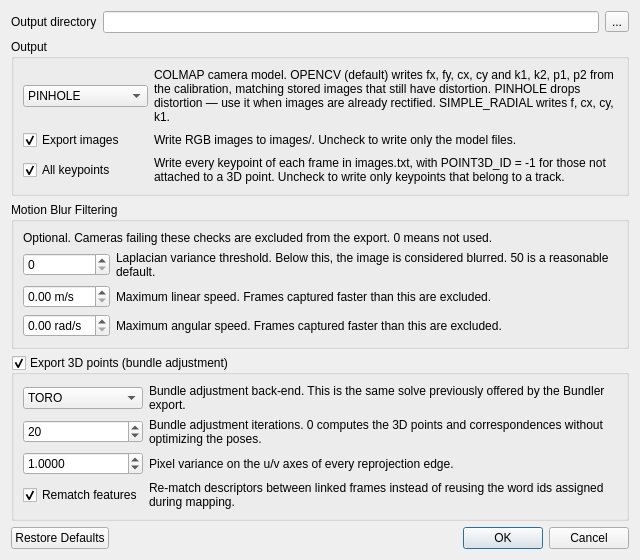
<?xml version="1.0" encoding="UTF-8"?>
<ui version="4.0">
 <class>ExportColmapDialog</class>
 <widget class="QDialog" name="ExportColmapDialog">
  <property name="geometry">
   <rect>
    <x>0</x>
    <y>0</y>
    <width>640</width>
    <height>560</height>
   </rect>
  </property>
  <property name="windowTitle">
   <string>Export COLMAP</string>
  </property>
  <layout class="QVBoxLayout" name="verticalLayout">
   <item>
    <layout class="QHBoxLayout" name="horizontalLayout_path">
     <item>
      <widget class="QLabel" name="label_path">
       <property name="text">
        <string>Output directory</string>
       </property>
      </widget>
     </item>
     <item>
      <widget class="QLineEdit" name="lineEdit_path"/>
     </item>
     <item>
      <widget class="QToolButton" name="toolButton_path">
       <property name="text">
        <string>...</string>
       </property>
      </widget>
     </item>
    </layout>
   </item>
   <item>
    <widget class="QGroupBox" name="groupBox_output">
     <property name="title">
      <string>Output</string>
     </property>
     <layout class="QGridLayout" name="gridLayout_output" columnstretch="0,1">
      <item row="0" column="0">
       <widget class="QComboBox" name="comboBox_cameraModel">
        <item>
         <property name="text">
          <string>PINHOLE</string>
         </property>
        </item>
        <item>
         <property name="text">
          <string>OPENCV</string>
         </property>
        </item>
        <item>
         <property name="text">
          <string>SIMPLE_RADIAL</string>
         </property>
        </item>
       </widget>
      </item>
      <item row="0" column="1">
       <widget class="QLabel" name="label_cameraModel">
        <property name="text">
         <string>COLMAP camera model. OPENCV (default) writes fx, fy, cx, cy and k1, k2, p1, p2 from the calibration, matching stored images that still have distortion. PINHOLE drops distortion — use it when images are already rectified. SIMPLE_RADIAL writes f, cx, cy, k1.</string>
        </property>
        <property name="wordWrap">
         <bool>true</bool>
        </property>
       </widget>
      </item>
      <item row="1" column="0">
       <widget class="QCheckBox" name="checkBox_exportImages">
        <property name="text">
         <string>Export images</string>
        </property>
        <property name="checked">
         <bool>true</bool>
        </property>
       </widget>
      </item>
      <item row="1" column="1">
       <widget class="QLabel" name="label_exportImages">
        <property name="text">
         <string>Write RGB images to images/. Uncheck to write only the model files.</string>
        </property>
        <property name="wordWrap">
         <bool>true</bool>
        </property>
       </widget>
      </item>
      <item row="2" column="0">
       <widget class="QCheckBox" name="checkBox_allKeypoints">
        <property name="text">
         <string>All keypoints</string>
        </property>
        <property name="checked">
         <bool>true</bool>
        </property>
       </widget>
      </item>
      <item row="2" column="1">
       <widget class="QLabel" name="label_allKeypoints">
        <property name="text">
         <string>Write every keypoint of each frame in images.txt, with POINT3D_ID = -1 for those not attached to a 3D point. Uncheck to write only keypoints that belong to a track.</string>
        </property>
        <property name="wordWrap">
         <bool>true</bool>
        </property>
       </widget>
      </item>
     </layout>
    </widget>
   </item>
   <item>
    <widget class="QGroupBox" name="groupBox_blur">
     <property name="title">
      <string>Motion Blur Filtering</string>
     </property>
     <layout class="QGridLayout" name="gridLayout_blur" columnstretch="0,1">
      <item row="0" column="0" colspan="2">
       <widget class="QLabel" name="label_blurIntro">
        <property name="text">
         <string>Optional. Cameras failing these checks are excluded from the export. 0 means not used.</string>
        </property>
        <property name="wordWrap">
         <bool>true</bool>
        </property>
       </widget>
      </item>
      <item row="1" column="0">
       <widget class="QDoubleSpinBox" name="doubleSpinBox_laplacianVariance">
        <property name="decimals">
         <number>0</number>
        </property>
        <property name="maximum">
         <double>9999.000000000000000</double>
        </property>
        <property name="value">
         <double>0.000000000000000</double>
        </property>
       </widget>
      </item>
      <item row="1" column="1">
       <widget class="QLabel" name="label_laplacian">
        <property name="text">
         <string>Laplacian variance threshold. Below this, the image is considered blurred. 50 is a reasonable default.</string>
        </property>
        <property name="wordWrap">
         <bool>true</bool>
        </property>
       </widget>
      </item>
      <item row="2" column="0">
       <widget class="QDoubleSpinBox" name="doubleSpinBox_linearSpeed">
        <property name="suffix">
         <string> m/s</string>
        </property>
        <property name="value">
         <double>0.000000000000000</double>
        </property>
       </widget>
      </item>
      <item row="2" column="1">
       <widget class="QLabel" name="label_linearSpeed">
        <property name="text">
         <string>Maximum linear speed. Frames captured faster than this are excluded.</string>
        </property>
        <property name="wordWrap">
         <bool>true</bool>
        </property>
       </widget>
      </item>
      <item row="3" column="0">
       <widget class="QDoubleSpinBox" name="doubleSpinBox_angularSpeed">
        <property name="suffix">
         <string> rad/s</string>
        </property>
        <property name="value">
         <double>0.000000000000000</double>
        </property>
       </widget>
      </item>
      <item row="3" column="1">
       <widget class="QLabel" name="label_angularSpeed">
        <property name="text">
         <string>Maximum angular speed. Frames captured faster than this are excluded.</string>
        </property>
        <property name="wordWrap">
         <bool>true</bool>
        </property>
       </widget>
      </item>
     </layout>
    </widget>
   </item>
   <item>
    <widget class="QGroupBox" name="groupBox_export_points">
     <property name="title">
      <string>Export 3D points (bundle adjustment)</string>
     </property>
     <property name="checkable">
      <bool>true</bool>
     </property>
     <property name="checked">
      <bool>true</bool>
     </property>
     <layout class="QGridLayout" name="gridLayout_points" columnstretch="0,1">
      <item row="0" column="0">
       <widget class="QComboBox" name="comboBox_sbaType">
        <item>
         <property name="text">
          <string>TORO</string>
         </property>
        </item>
        <item>
         <property name="text">
          <string>g2o</string>
         </property>
        </item>
        <item>
         <property name="text">
          <string>GTSAM</string>
         </property>
        </item>
        <item>
         <property name="text">
          <string>Ceres</string>
         </property>
        </item>
        <item>
         <property name="text">
          <string>CVSBA</string>
         </property>
        </item>
       </widget>
      </item>
      <item row="0" column="1">
       <widget class="QLabel" name="label_sbaType">
        <property name="text">
         <string>Bundle adjustment back-end. This is the same solve previously offered by the Bundler export.</string>
        </property>
        <property name="wordWrap">
         <bool>true</bool>
        </property>
       </widget>
      </item>
      <item row="1" column="0">
       <widget class="QSpinBox" name="sba_iterations">
        <property name="maximum">
         <number>1000</number>
        </property>
        <property name="value">
         <number>20</number>
        </property>
       </widget>
      </item>
      <item row="1" column="1">
       <widget class="QLabel" name="label_iterations">
        <property name="text">
         <string>Bundle adjustment iterations. 0 computes the 3D points and correspondences without optimizing the poses.</string>
        </property>
        <property name="wordWrap">
         <bool>true</bool>
        </property>
       </widget>
      </item>
      <item row="2" column="0">
       <widget class="QDoubleSpinBox" name="sba_variance">
        <property name="decimals">
         <number>4</number>
        </property>
        <property name="minimum">
         <double>0.000100000000000</double>
        </property>
        <property name="maximum">
         <double>1000.000000000000000</double>
        </property>
        <property name="value">
         <double>1.000000000000000</double>
        </property>
       </widget>
      </item>
      <item row="2" column="1">
       <widget class="QLabel" name="label_variance">
        <property name="text">
         <string>Pixel variance on the u/v axes of every reprojection edge.</string>
        </property>
        <property name="wordWrap">
         <bool>true</bool>
        </property>
       </widget>
      </item>
      <item row="3" column="0">
       <widget class="QCheckBox" name="sba_rematchFeatures">
        <property name="text">
         <string>Rematch features</string>
        </property>
        <property name="checked">
         <bool>true</bool>
        </property>
       </widget>
      </item>
      <item row="3" column="1">
       <widget class="QLabel" name="label_rematch">
        <property name="text">
         <string>Re-match descriptors between linked frames instead of reusing the word ids assigned during mapping.</string>
        </property>
        <property name="wordWrap">
         <bool>true</bool>
        </property>
       </widget>
      </item>
     </layout>
    </widget>
   </item>
   <item>
    <spacer name="verticalSpacer">
     <property name="orientation">
      <enum>Qt::Vertical</enum>
     </property>
     <property name="sizeHint" stdset="0">
      <size>
       <width>20</width>
       <height>10</height>
      </size>
     </property>
    </spacer>
   </item>
   <item>
    <widget class="QDialogButtonBox" name="buttonBox">
     <property name="orientation">
      <enum>Qt::Horizontal</enum>
     </property>
     <property name="standardButtons">
      <set>QDialogButtonBox::Cancel|QDialogButtonBox::Ok|QDialogButtonBox::RestoreDefaults</set>
     </property>
    </widget>
   </item>
  </layout>
 </widget>
 <resources/>
 <connections>
  <connection>
   <sender>buttonBox</sender>
   <signal>accepted()</signal>
   <receiver>ExportColmapDialog</receiver>
   <slot>accept()</slot>
  </connection>
  <connection>
   <sender>buttonBox</sender>
   <signal>rejected()</signal>
   <receiver>ExportColmapDialog</receiver>
   <slot>reject()</slot>
  </connection>
 </connections>
</ui>
